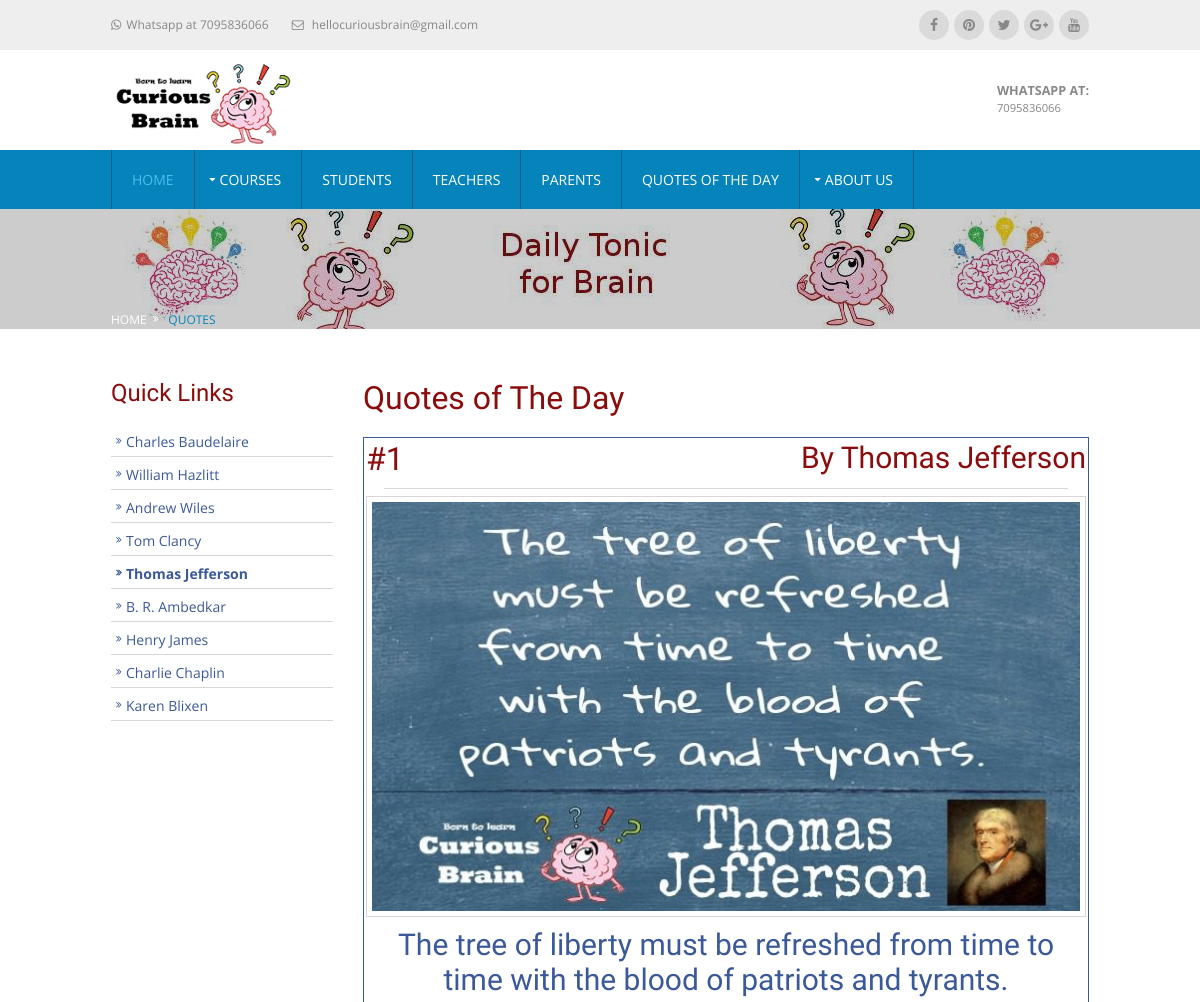
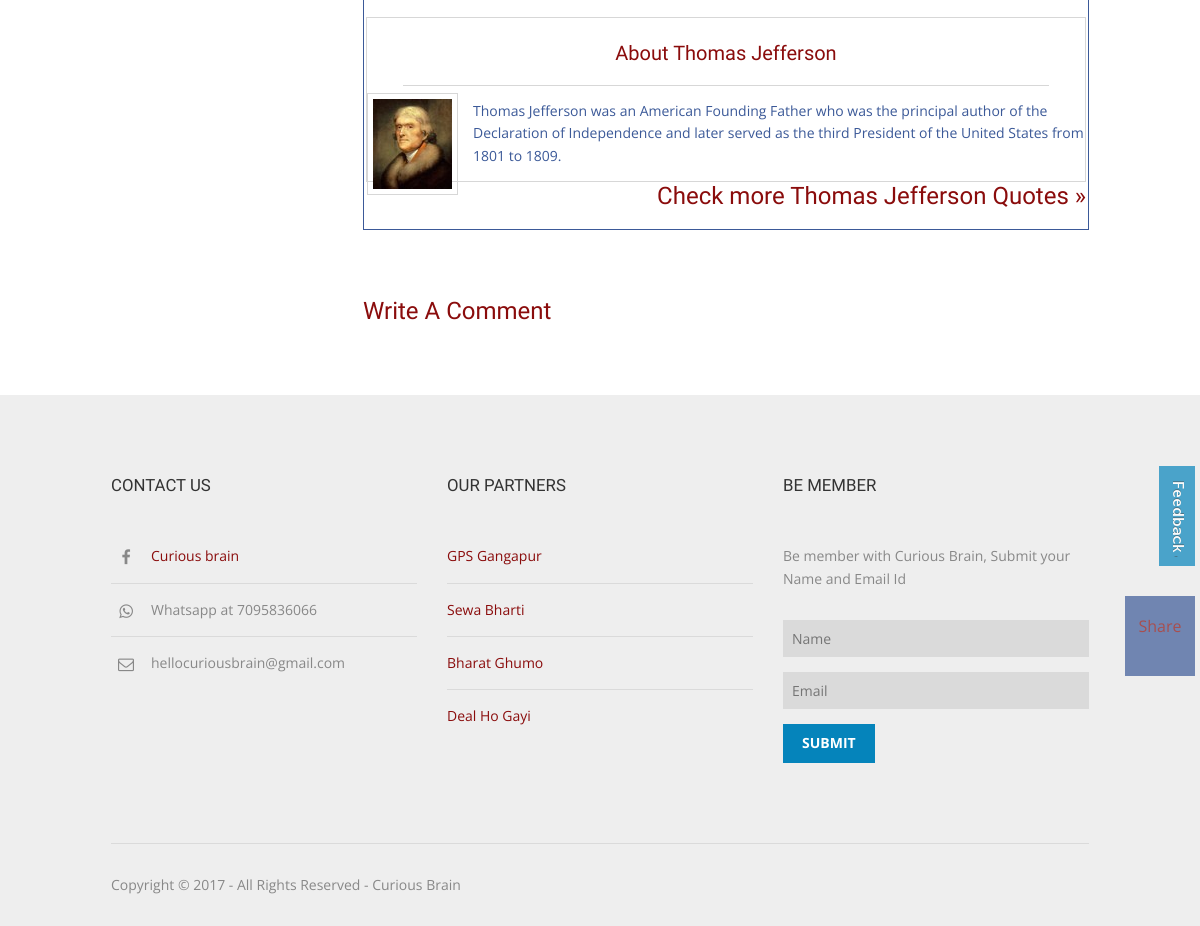
/quotes/quotes_of_the_day.php, run on the app's committed database (2 pictures, top to bottom).
### tables this page shows
CREATE TABLE authorRecord ( uniqueId int(10) NOT NULL AUTO_INCREMENT, date_val VARCHAR(10), name VARCHAR(50),  numberOfQuotes int(10), author_id VARCHAR(50) NOT NULL, PRIMARY KEY (uniqueId,author_id) );

### quotes/quotes_of_the_day.php (called while the page is built, shortened)
<?php
	include '../data/common/misc/new_sub_page.php';
	new_page($currpageId);
?>

### data/left_menu/left_menu_author_quotes.php (the view)
<?php
function left_menu_fun($currQuoteAutherId, $authorRecordTable,$uniqueIdFieldVal,$nameField,$author_idField) {
?>
<h2> Quick Links </h2>
      <nav class="sdb_holder">
        <ul>
<?php
    $authorRecordCountGetQuery = "SELECT * FROM $authorRecordTable";
    $countRecord = mysql_query($authorRecordCountGetQuery);
    $totalRows = mysql_num_rows($countRecord);
    $rowExceedVal = $totalRows-4;
    $currentUniqueIdVal = $uniqueIdFieldVal;
    if($uniqueIdFieldVal > 4 && $uniqueIdFieldVal <= $rowExceedVal ){
        $leftUniqueIdVal = $uniqueIdFieldVal-4 ;
    }elseif($uniqueIdFieldVal <= 4){
        $leftUniqueIdVal = $uniqueIdFieldVal ;
    }elseif( $uniqueIdFieldVal > $rowExceedVal){
        $leftUniqueIdVal = $uniqueIdFieldVal-8;
    }
    for ($i = 0;$i <= 8; $i++ ){
    $authorRecordNameGetQuery = "SELECT * FROM $authorRecordTable where uniqueId='$leftUniqueIdVal'";
    $resultNameRecord = mysql_query($authorRecordNameGetQuery);
	if($resultNameRecord){
        while($row = mysql_fetch_array($resultNameRecord)){
			$authorLeftName = $row["$nameField"];
			$authorLeftId = $row["$author_idField"];
		}
    }
    $leftUniqueIdVal++;
?>
        <li><a <?php if ($currentUniqueIdVal == $leftUniqueIdVal-1) { ?> class="bold" <?php } ?> href="../../../../author/<?php echo $authorLeftId ?>/quotes/<?php echo $authorLeftId ?>.php"><?php echo $authorLeftName ?></a>
          </li>
<?php } ?>
        </ul>
      </nav>
<?php } ?>

### data/sub_page_content/sub_page_content_quotes_of_the_day.php (shortened to what this page needs)
<?php
            $authorNumberTable="authorNumber";
            $authorRecordTable="authorRecord";
            $numberField = "number";
            $nameField = "name";
            $idField = "author_id";
            $uniqueIdField = "uniqueId";
            $author_idField = "author_id";
            $date_today = date("m") . date("d") ;
            $authorNumberGetQuery = "SELECT * FROM $authorNumberTable where date_val='$date_today'";
	        $result = mysql_query($authorNumberGetQuery);
	        if($result){
                while($row = mysql_fetch_array($result)){
			        $authorNumberVal = $row["$numberField"];
		        }
            }
?>
<div class="wrapper row3">
  <main class="hoc container clear">
    <div class="sidebar one_quarter first">
        <?php include "../data/left_menu/left_menu_author_quotes.php";
                $authorRecordLeftGetQuery = "SELECT * FROM $authorRecordTable where date_val='$date_today' LIMIT 1 OFFSET 0";
                $resultRecordLeft = mysql_query($authorRecordLeftGetQuery);
	            if($resultRecordLeft){
                    while($row = mysql_fetch_array($resultRecordLeft)){
                        $authorIdLeft = $row["$idField"];
                        $uniqueIdField = $row["$uniqueIdField"];
		            }
                }
                $currQuoteAutherId = $authorIdLeft;
            left_menu_fun($currQuoteAutherId,$authorRecordTable, $uniqueIdField,$nameField,$author_idField);
        ?>
    </div>
        <div class="content three_quarter">
            <h1> Quotes of The Day </h1>
            <?php
            for( $i = 1; $i<=$authorNumberVal; $i++ ) {
                $offsetVal = $i - 1;
                $authorRecordGetQuery = "SELECT * FROM $authorRecordTable where date_val='$date_today' LIMIT 1 OFFSET $offsetVal";
                $resultRecord = mysql_query($authorRecordGetQuery);
	            if($resultRecord){
                    while($row = mysql_fetch_array($resultRecord)){
		        	    $authorName = $row["$nameField"];
			            $authorId = $row["$idField"];
		            }
                }
?>
                <div class="borderedbox_quotes">
                    <ul class="nospace btmspace-10 group font-xs">
                    <li class="fl_left">
                    <a class="font_size_32"> #<?php echo $i ?> </a>
                    </li>
                    <li class="fl_right"> <a class="font_size_30" href="../../../../author/<?php echo $authorId ?>/quotes/<?php echo $authorId ?>.php">By <?php echo $authorName ?></a></li>
                    </ul>
                    <hr class="quotes_main">
                    <a href="../../../../author/<?php echo $authorId ?>/quotes/1/<?php echo $authorId ?>.php"><img class="imgl borderedbox inspace-5" src="../data/images/author/<?php echo $authorId ?>/quotes/1/<?php echo $authorId ?>-Quotes.jpg" alt=""></a>
                    <p class="font_size_30 center">
                    <?php include "../data/author/$authorId/quotes/1/$authorId.php"; ?>
                    </p>
                    <br>
                    <div class="borderedbox ">
                        <br>
                        <h3 class="heading_h3 center">
                        <a href="../../../../author/<?php echo $authorId ?>/quotes/<?php echo $authorId ?>.php"> About <?php echo $authorName ?> </a>
                        </h3>
                        <hr class="quotes_about">
                        <img class="imgl borderedbox inspace-5" src="../data/images/author/<?php echo $authorId ?>/profile/<?php echo $authorId ?>.jpg" alt="">
                        <p>
                        <?php include "../data/author/$authorId/about/short/$authorId.php"; ?>
                        <br>
                        </p>
                    </div>
                    <p class="font_size_24" >
                    <a  class="fl_right" href="../../../../author/<?php echo $authorId ?>/quotes/<?php echo $authorId ?>.php"> Check more <?php echo $authorName ?> Quotes »</a>
                    </p>
                    <br>
                    <br>
                </div>
                <br>
                <br>
            <?php } ?>
            <br>
        <div id="comments">
            <h2>Write A Comment</h2>
        </div>
    </div>
  </main>
</div>
<div id="facebook_share">
    <div class="sm_share">
        <div class="fb-share-button" data-href="http://www.hellocuriousbrain.com/courses/courses.php" data-layout="box_count" data-size="small" data-mobile-iframe="true"><a class="fb-xfbml-parse-ignore" target="_blank" href="https://www.facebook.com/sharer/sharer.php?u=http%3A%2F%2Fwww.hellocuriousbrain.com%2Fcourses%2Fcourses.php&amp;src=sdkpreparse">Share</a></div>
    </div>
</div>

### data/author/Thomas-Jefferson/quotes/1/Thomas-Jefferson.php
The tree of liberty must be refreshed from time to time with the blood of patriots and tyrants.

### data/author/Thomas-Jefferson/about/short/Thomas-Jefferson.php
Thomas Jefferson was an American Founding Father who was the principal author of the Declaration of Independence and later served as the third President of the United States from 1801 to 1809.

### data on the page
authorrecord: name "Charles Baudelaire"
authorrecord: name "William Hazlitt"
authorrecord: name "Andrew Wiles"
authorrecord: name "Tom Clancy"
authorrecord: name "Thomas Jefferson", author (picture)
authorrecord: name "B. R. Ambedkar"
authorrecord: name "Henry James"
authorrecord: name "Charlie Chaplin"
authorrecord: name "Karen Blixen"
